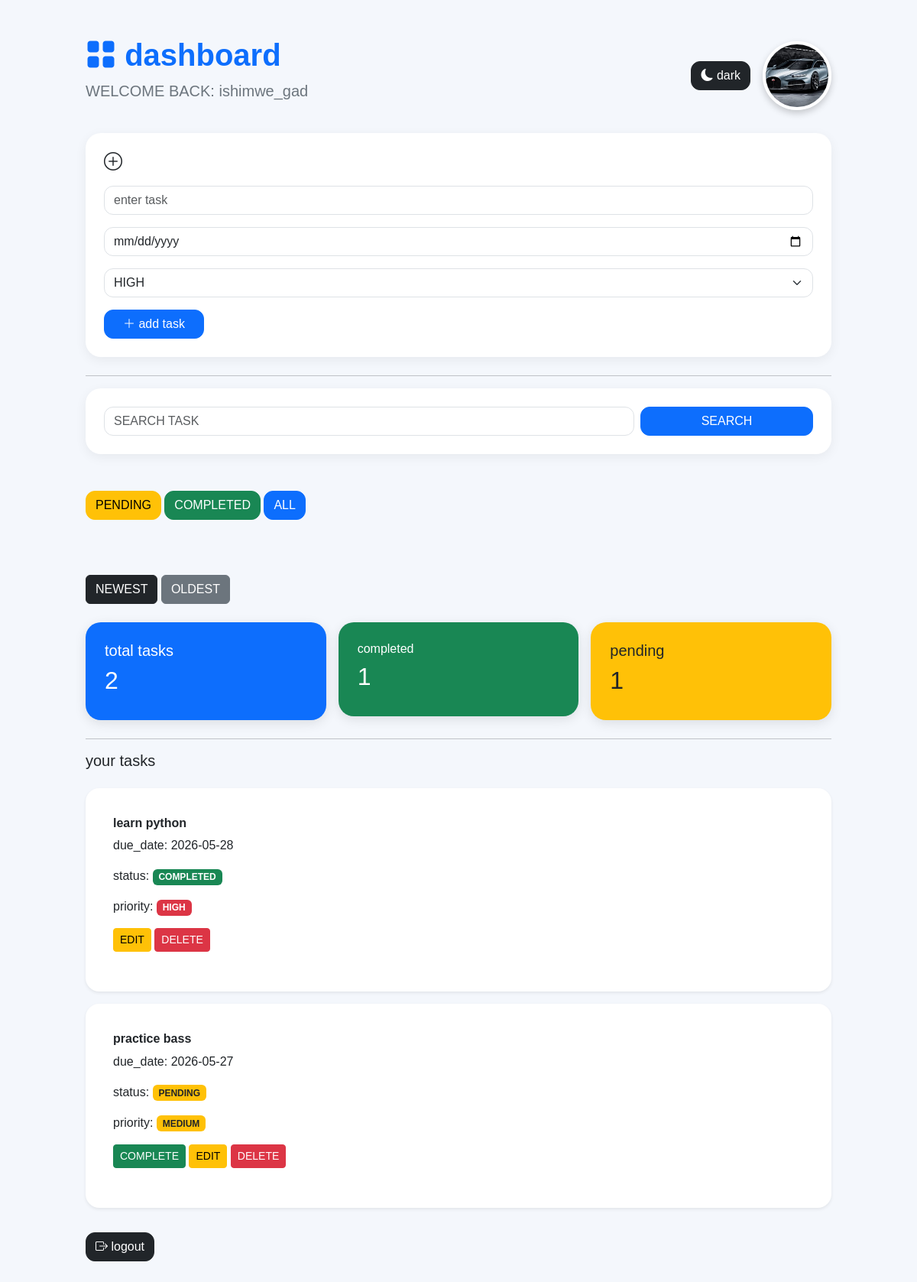
The app's page /dashboard (signed in) with its own data.
### tables this page shows
CREATE TABLE users (
        id INTEGER PRIMARY KEY AUTOINCREMENT,
        username TEXT UNIQUE,
        password TEXT
           );

CREATE TABLE tasks (
        id INTEGER PRIMARY KEY AUTOINCREMENT,
        user_id INTEGER,
        title TEXT,
        status TEXT,
        due_date TEXT,
        priority  TEXT
           );

### app.py (the view)
@app.route('/dashboard')
def dashboard():
    username = session.get('username')
    if not username:
        return redirect('/')
    conn = sqlite3.connect('users.db')
    cursor = conn.cursor()
    cursor.execute("SELECT id FROM users WHERE username=?", (username,))
    user = cursor.fetchone()
    user_id = user[0]
    search = request.args.get('search')
    status = request.args.get('status')
    sort = request.args.get('sort')
    if search:
        cursor.execute(
            "SELECT id, title, status, due_date, priority FROM tasks WHERE user_id=? AND title LIKE ?",
            (user_id, '%' + search + '%')
        )
    elif status:
           cursor.execute(
            "SELECT id, title, status, due_date,priority FROM tasks WHERE user_id=? AND status=?",
            (user_id, status)
        )
    else:
        if sort == "newest":
            cursor.execute(
             "SELECT id, title, status, due_date, priority FROM tasks WHERE user_id=? ORDER BY id DESC",
            (user_id,)
        )
        elif sort == "oldest":
            cursor.execute(
                "SELECT id, title, status, due_date, priority FROM tasks WHERE user_id=? ORDER BY id ASC",
                (user_id,)
            )
        else:
            cursor.execute(
                "SELECT id, title, status, due_date, priority FROM tasks WHERE user_id=?",
                (user_id,)
            )
    tasks = cursor.fetchall()
    cursor.execute(
        "SELECT COUNT(*) FROM tasks WHERE user_id=?",
        (user_id,)
     )
    total_tasks = cursor.fetchone()[0]
    cursor.execute(
        "SELECT COUNT(*) FROM tasks WHERE user_id=? AND status=?",
        (user_id,"completed")
    )
    completed_tasks = cursor.fetchone()[0]
    cursor.execute(
        "SELECT COUNT(*)FROM tasks WHERE user_id=? AND status=?",
        (user_id,"pending")
    )
    pending_tasks = cursor.fetchone()[0]
    conn.close()
    return render_template(
        'dashboard.html',
        username=username,
        tasks=tasks,
        total_tasks=total_tasks,
        completed_tasks=completed_tasks,
        pending_tasks=pending_tasks
    )

### templates/dashboard.html (shortened to what this page needs)
<!DOCTYPE html>
<html>
    <head>
        <link
        href="https://cdn.jsdelivr.net/npm/bootstrap@5.3.3/dist/css/bootstrap.min.css"rel="stylesheet">
        <link
        rel="stylesheet"
        href="https://cdn.jsdelivr.net/npm/bootstrap-icons@1.11.3/font/bootstrap-icons.min.css">
    </head>
    <body id="body">
        <div class="container py-5" style="max-width:1000px;">
        <div class="d-flex justify-content-between align-items-center mb-4">
        <div>
            <h1 class="fw-bold text-primary">
                <i class="bi bi-grid-fill"></i>
                dashboard
            </h1>
            <p class="text-secondary fs-5">
                WELCOME BACK: {{ username }}
           </p>
        </div>
        <div class="d-flex align-items-center gap-3">
        <button
        onclick="toggleDarkMode()"
        class="btn btn-dark custom-btn">
        <i class="bi bi-moon-fill"></i>
        dark
       </button>
        <img
        src="{{ url_for('static', filename='gd.jpg') }}"
        width="90px"
        height="90"
        class="profile-img">
      </div>
     </div>
    <div class="card main-card p-4 mb-4">
        <h4 class="mb-3">
            <i class="bi bi-plus-circle"></i>
        </h4>
        <form method="POST" action="/add_task">
            <input
                 class="form-control mb-3"
                 type="text"
                 name="title"
                  placeholder="enter task" required>
            <input
                  class="form-control mb-3"
                  type="date"
                  name="due_date"
                   required>
            <select
                name="priority"
                class="form-select mb-3">
                <option value="HIGH">HIGH</option>
            </select>
            <button class="btn btn-primary custom-btn px-4"
            type="submit">
            <i class="bi bi-plus-lg"></i>
            add task
        </button>
        </form>
    </div>
        <hr>
        <div class="card main-card p-4 mb-4">
        <form method="GET" action="/dashboard">
        <div class="row g-2">
        <div class="col-md-9">
        <input
            class="form-control"
            type="text"
            name="search"
            placeholder="SEARCH TASK">
        </div>
        <div class="col-md-3">
        <button
         class="btn btn-primary w-100 custom-btn"
         type="submit">SEARCH
        </button>
        </div>
        </div>
        </form>
        </div>
        <br>
        <div class="mb-4">
        <a
           class="btn btn-warning custom-btn"
           href="/dashboard?status=pending">PENDING</a>
        <a
           class="btn btn-success custom-btn"
           href="/dashboard?status=completed">COMPLETED</a>
        <a
          class="btn btn-primary custom-btn"
           href="/dashboard">ALL
        </a>
        </div>
        <br><br>
        <a
        class="btn btn-dark"
        href="/dashboard?sort=newest"
        >
        NEWEST
       </a>
       <a
       class="btn btn-secondary"
       href="dashboard?sort=oldest"
       >
       OLDEST
       </a>
       <br><br>
       <div class="row g-3 mb-4">
        <div class="col-md-4">
            <div class="stats-card bg-primary">
              <h5>total tasks</h5>
              <h2>{{ total_tasks }}</h2>
       </div>
     </div>
     <div class="col-md-4">
        <div class="stats-card bg-success">
           <h6>completed</h6>
           <h2>{{ completed_tasks }}</h2>
    </div>
  </div>
    <div class="col-md-4">
        <div class="stats-card bg-warning text-dark">
        <h5>pending</h5>
        <h2>{{ pending_tasks}}</h2>
   </div>
  </div>
 </div>
        <hr>
        <h5>your tasks</h5>
        <div class="mt-4">
            {% for task in tasks %}
            <div class="card task-card mb-3 shadow-sm">
                <div class="card-body">
                    <h6 class="card-title fw-bold">
                        {{ task[1] }}
                    </h6>
                    <p class="card-text">
                        due_date:
                        {{ task[3] }}
                    </p>
                    <p>
                    status:
                    {% if task[2] == 'completed' %}
                    <span class="badge bg-success">
                        COMPLETED
                    </span>
                    {% else %}
                    <span class="badge bg-warning text-dark">
                        PENDING
                    </span>
                    {% endif %}
                </p>
                <p>
                    priority:
                    {% if task[4] =='HIGH' %}
                    <span class="badge bg-danger">
                        HIGH
                    </span>
                    {% elif task[4] == 'MEDIUM' %}
                    <span class="badge bg-warning text-dark">
                        MEDIUM
                    </span>
                    {% else %}
                 <span class="badge bg-success">
                    LOW
                 </span>
                 {% endif %}
            <p/>
            {% if task[2] == 'pending' %}
            <a
                class="btn btn-success btn-sm"
                href="/complete_task/{{ task[0] }}">
                COMPLETE
                </a>
                {% endif %}
                <a
                class="btn btn-warning btn-sm"
                href="/edit_task/{{ task[0] }}">
                EDIT
                </a>
                <a
                 class="btn btn-danger btn-sm"
                 href="/delete_task/{{ task[0] }}">
                DELETE
                </a>
                </div>
            </div>
            {% endfor %}
        </div>
        <a
         href="/logout"
         class="btn btn-dark custom-btn mt-3">
         <i class="bi bi-box-arrow-right"></i>
         logout
        </a>
        </div>
    </body>
</html>

### templates/dashboard.html (style rules this page uses)
body { background:#f4f7fc; font-family: arial, sans-serif; }
.main-card { border:none; border-radius: 20px; box-shadow:0 4px 15px rgba(0,0,0,0.06) ; }
.task-card { border:none; border-radius: 18px; transition:0.3s; background:white; padding: 20px; }
.stats-card { padding: 25px; border-radius: 20px; color: white; box-shadow: 0 4px 15px rgba(0,0,0,0.1); }
.form-control, .form-select { border-radius: 12px; }
.custom-btn { border-radius: 12px; transition:0.3s; }
.profile-img { border-radius: 50%; object-fit:cover; border: 4px solid white; box-shadow: 0 4px 10px rgba(0,0,0,0.2); }

### records on screen
users: username "ishimwe_gad"
tasks: title "learn python", due_date "2026-05-28", status "COMPLETED", priority "HIGH"
tasks: title "practice bass", due_date "2026-05-27", status "PENDING", priority "MEDIUM"

### other values on screen
{{ total_tasks }} "2"
{{ completed_tasks }} "1"
{{ pending_tasks }} "1"
